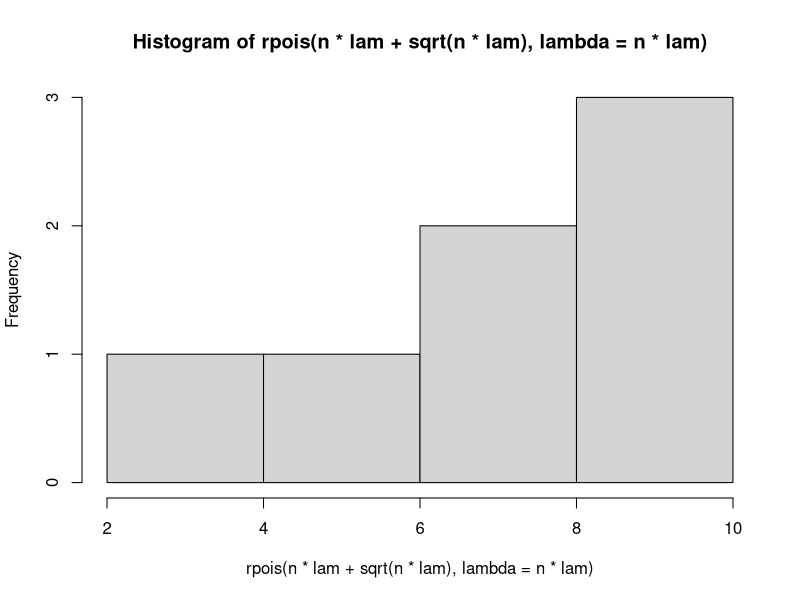
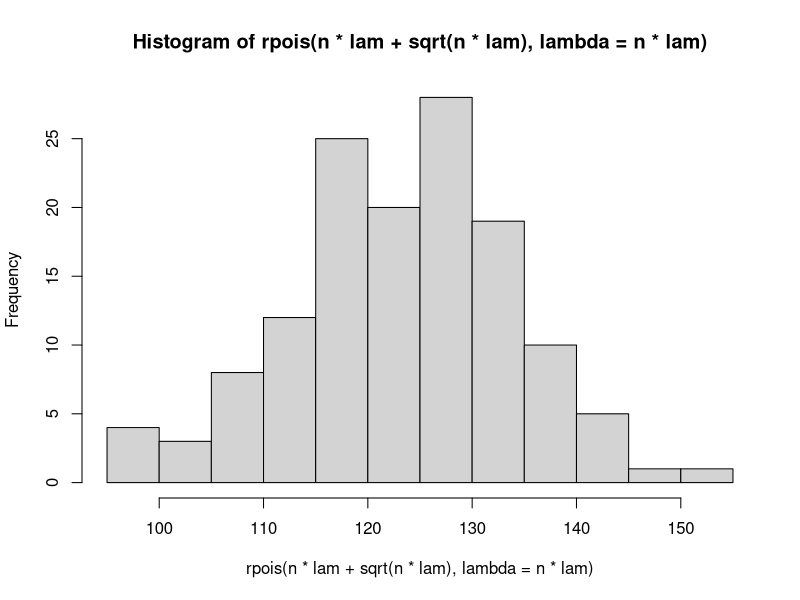
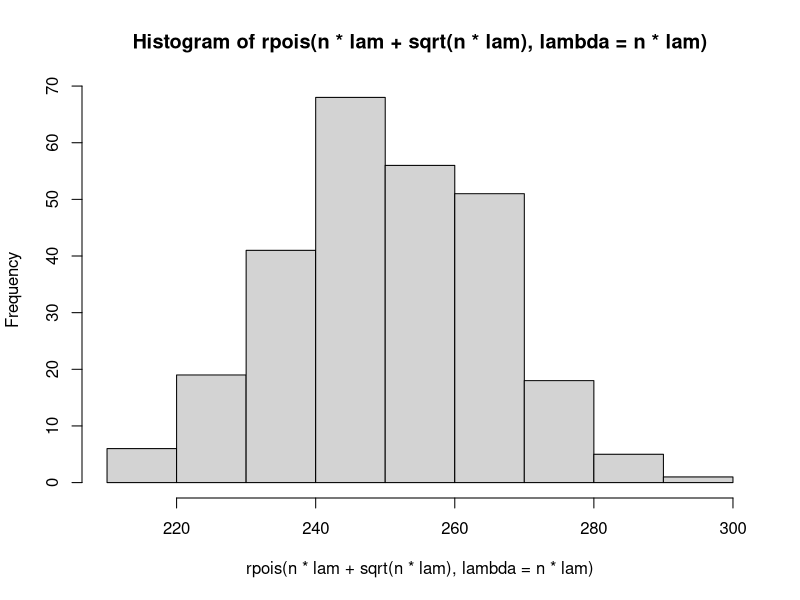
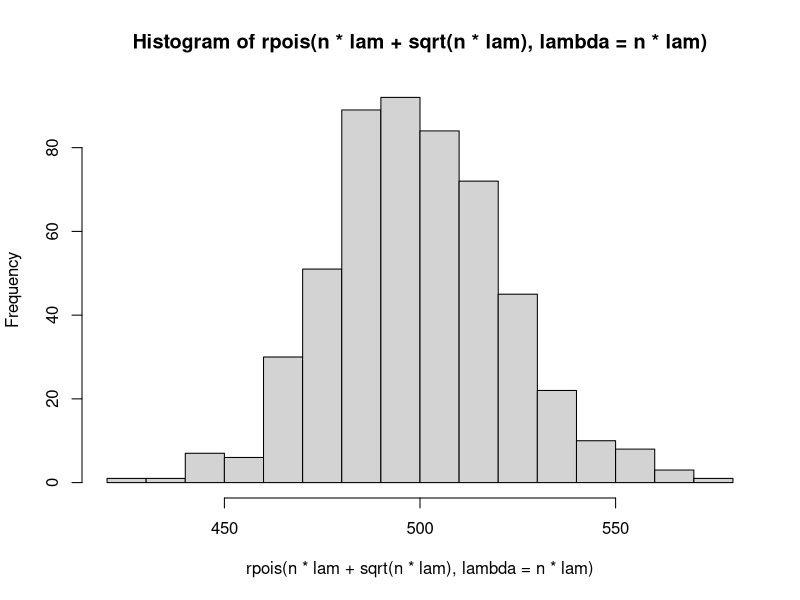

Write the R code that produced these figures, in order. (Note: this script raises an error after producing the figures.)
### Insight via R code  #####
### ppois is Pr(X<=x) when X ~ Poisson(lambda=5)
lam = 5; n = 1
hist(rpois(n*lam+sqrt(n*lam), lambda=n*lam))
mean(rpois(n*lam+sqrt(n*lam), lambda=n*lam))
var(rpois(n*lam+sqrt(n*lam), lambda=n*lam))

n=25
hist(rpois(n*lam+sqrt(n*lam), lambda=n*lam))
mean(rpois(n*lam+sqrt(n*lam), lambda=n*lam))
var(rpois(n*lam+sqrt(n*lam), lambda=n*lam))

n=50
hist(rpois(n*lam+sqrt(n*lam), lambda=n*lam))
mean(rpois(n*lam+sqrt(n*lam), lambda=n*lam))
var(rpois(n*lam+sqrt(n*lam), lambda=n*lam))

n=100
hist(rpois(n*lam+sqrt(n*lam), lambda=n*lam))
mean(rpois(n*lam+sqrt(n*lam), lambda=n*lam))
var(rpois(n*lam+sqrt(n*lam), lambda=n*lam))

# Using CLT approx (Xbar-lamda)/sd(xbar) ~ Normal(0, 1) when n is large
# the default setting in R assumes mean=0, sd=1
pnorm(1)

### Insight via R code  #####
par(mfrow = c(2, 2)) # 2x2 plots/page
ns = c(1, 25, 50, 100) ## various sample sizes
Nsim = 10000 # simulate these results 10,000 at a time.
Xbar = rep(0, Nsim)
for (j in 1:4) {
  # The 4 sample sizes we wish to choose from
  n = ns[j] # obtaining sample size of interest
  for (i in 1:Nsim) {  # Computing sample mean Nsim times
    Xbar[i] = mean(runif(n, lambda = lam))
  }
  # density histogram
  hist(Xbar, main = paste(" sample mean for n = ", n),
       prob = TRUE, xlab = expression(bar(X)))
  #overlay Normal(lam, sqrt(lam/n)) density on histogram
  x = seq(min(Xbar), max(Xbar), length = 1e5)
  curve(dnorm(x, mean = lam, sd = sqrt(lam/n)),
        col = "darkblue", lwd = 1, add = TRUE, yaxt = "n")
}